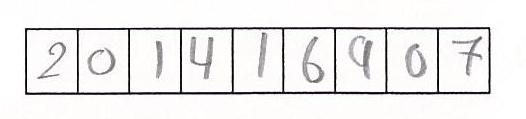
#> input picture _Jupyter_Exp/test.jpg, 526 x 119 px
$ python extract_digit_images.py
#> lines starting #> are read from the running program, lines starting #| are printed output that depends on the picture; after the words box and inside, x2 and y2 are one past the last pixel; in counts of white or black regions, pixels touching at a corner belong together
#! /usr/bin/env python

import cv2
import numpy as np
from PIL import Image, ImageOps

noink_detection_threshold = 0.95
line_remove_margin = 4 # pixles

def convert_im(img, conversion=None):
    """Convert img to numpy array, and optionally to grey color pallette or perform image cleanup using dilation and erosion."""
    im = img.copy()
    if conversion == 'grey':
        im = np.array(im)
        im = cv2.cvtColor(im, cv2.COLOR_BGR2GRAY)  # convert to grey
    if conversion == 'de': # Apply dilation and erosion to remove some noise
        box = (7,7)
        kernel = np.ones((2,2), np.uint8)
        im = cv2.erode(im, kernel, iterations=2)
        im = cv2.dilate(im, kernel, iterations=2)
        im = cv2.GaussianBlur(im, box, 1)  # Apply blur to smooth out the edges
        im = cv2.threshold(im, 0, 255, cv2.THRESH_BINARY + cv2.THRESH_OTSU)[1]  # Apply threshold to get image with only b&w (binarization)
        im = cv2.GaussianBlur(im, box, 1)  # Apply blur to smooth out the edges
    return im

def find_box(im):
    """Find ID box with the longest horizontal lines"""
    h, w = im.shape
    X = [0,0]
    Y = [0,0]
    s = np.sum(im,1)
    Y[0] = np.argmin(s)
    s[Y[0]-line_remove_margin:Y[0]+line_remove_margin] = 255*w
    Y[1] = np.argmin(s)
    Y.sort()
    line = np.min(im[Y[0]-line_remove_margin:Y[0]+line_remove_margin,:],axis=0) # addresses slightly tilted boxes by looking within the 'line_remove_margin' neibourhood
    non_empty_px = np.argwhere(line<127).T[0]
    diff = np.diff(non_empty_px)
    gaps2 = np.argwhere(diff>line_remove_margin).T[0]
    gaps1 = gaps2 + 1
    starts = np.append(non_empty_px[gaps1],np.min(non_empty_px))
    ends = np.append(non_empty_px[gaps2],np.max(non_empty_px))
    starts.sort()
    ends.sort()
    lines = [(s,e,e-s) for (s,e) in list(zip(starts,ends))]
    lines.sort(key=lambda x:x[2])
    X[:] = lines[-1][:2]
    # assert X[1]>X[0] and Y[1]>Y[0],f'Couldn\'t find digits box, perhaps the lines are too faint (find_box returned X[1]={X[1]}, X[0]={X[0]}, Y[1]={Y[1]}, Y[0]={Y[0]})'
    if X[1]<=X[0] or Y[1]<=Y[0]: raise ValueError
    return (X[0], Y[0]), X[1]-X[0]-1, Y[1]-Y[0]-1

def find_digit_boxes(xy, w, h, nDigits = 9):
    """Find digit boxes in the ID box"""
    step = w/nDigits
    W = int(step) - 2*line_remove_margin
    H = h - 2*line_remove_margin
    # assert W>0 and H>0 and step>0,f'Error in finding digit boxes, find_digit_boxes W={W}, H={H}, step={step}'
    if W<=0 or H<=0 or step<=0: raise ValueError
    return [ ( (xy[0]+int(round(i*step))+line_remove_margin,xy[1]+line_remove_margin),W,H) for i in range(nDigits)]

def resize_digit(im):
    """Resize and center digit image to fit in 20x20 pixles with a margin of 4 pixles. final 24x24"""
    s = np.sum(im,0)
    non_empty_cols = np.argwhere(s<s.max()*noink_detection_threshold).T[0]
    x = im[:,non_empty_cols]
    s = np.sum(x,1)
    non_empty_rows = np.argwhere(s<s.max()*noink_detection_threshold).T[0]
    x = x[non_empty_rows,:]
    h, w = x.shape
    d = max(h,w)
    tmp = np.ones((d,d)) * 255
    if h<d:
        diff = int((d-h)/2)
        tmp[diff:h+diff,:] = x[:,:]
        x = tmp
    elif w<d:
        diff = int((d-w)/2)
        tmp[:,diff:w+diff] = x[:,:]
        x = tmp
    else:  # already a square, just make it of type float
        x = np.array(x,dtype='float')
    x = Image.fromarray(x)
    x = x.resize((20,20))
    x = ImageOps.expand(x,border=4,fill='white')
    return x

def get_im_segments(img, boxes):
    """Get a list of final processed digit images"""
    return [resize_digit(convert_im( img[ b[0][1]:b[0][1]+b[2], b[0][0]:b[0][0]+b[1] ] ,conversion='de')) for b in boxes]

def GetDigitImages(img):
    """Get a list of digit images; main function to pull all previous function together"""
    im = convert_im(img, conversion='grey')
    b_xy,b_w,b_h = find_box(im)
    boxes = find_digit_boxes(b_xy,b_w,b_h,9)
    return get_im_segments(im, boxes)

if __name__ == '__main__': # TEST
    img = Image.open('./_Jupyter_Exp/test.jpg')
#> img is the input picture: PIL image 526x119 RGB; mean R, G, B 237.2, 236.1, 235.9
    im_segments = GetDigitImages(img)
#> in find_box, `s = np.sum(im,1)`: s = 119 values, max 133605 at index 5, min 22012 at index 93, mean 124330.1
#> in find_box, `line = np.min(im[Y[0]-line_remove_margin:Y[0]+line_remove_margin,:],ax..`: line = 526 values, max 255 at index 0, min 0 at index 26, mean 40.68
#> in find_box, `non_empty_px = np.argwhere(line<127).T[0]`: non_empty_px = 465 values from 25 to 489
#> in find_box, `diff = np.diff(non_empty_px)`: diff = 464 values from 1 to 1
#> in find_box, `gaps2 = np.argwhere(diff>line_remove_margin).T[0]`: gaps2 = empty array
#> in find_box, `starts = np.append(non_empty_px[gaps1],np.min(non_empty_px))`: starts = [25]
#> in find_box, `ends = np.append(non_empty_px[gaps2],np.max(non_empty_px))`: ends = [489]
#> in find_box, `lines = [(s,e,e-s) for (s,e) in list(zip(starts,ends))]`: lines = [(25, 489, 464)]
#> in GetDigitImages, `b_xy,b_w,b_h = find_box(im)`: b_xy = (25, 28); b_w = 463; b_h = 64
#> in find_digit_boxes, `step = w/nDigits`: step = 51.44
#> in find_digit_boxes, `W = int(step) - 2*line_remove_margin`: W = 43
#> in find_digit_boxes, `H = h - 2*line_remove_margin`: H = 56
#> in GetDigitImages, `boxes = find_digit_boxes(b_xy,b_w,b_h,9)`: boxes = [((29, 32), 43, 56), ((80, 32), 43, 56), ((132, 32), 43, 56), ((183, 32), 43, 56), ((235, 32), 43, 56), ((286, 32), 43, 56), ((338, 32), 43, 56), ((389, 32), 43, 56), ((441, 32), 43, 56)]
#> in convert_im (call 2), `im = cv2.threshold(im, 0, 255, cv2.THRESH_BINARY + cv2.THRESH_OTSU)[1]`: im: shape (56, 43); 86.9% white; 1 black region, box (x1, y1, x2, y2) and area: (10, 11, 40, 49) 315
#> in resize_digit, `s = np.sum(im,0)`: s = 43 values, max 14280 at index 0, min 9608 at index 24, mean 12412.3
#> in resize_digit, `non_empty_cols = np.argwhere(s<s.max()*noink_detection_threshold).T[0]`: non_empty_cols = 28 values from 12 to 39
#> in resize_digit, `s = np.sum(x,1)`: s = 56 values, max 7140 at index 0, min 2685 at index 45, mean 5737.1
#> in resize_digit, `non_empty_rows = np.argwhere(s<s.max()*noink_detection_threshold).T[0]`: non_empty_rows = 39 values from 11 to 49
#> in convert_im (call 3), `im = cv2.threshold(im, 0, 255, cv2.THRESH_BINARY + cv2.THRESH_OTSU)[1]`: im: shape (56, 43); 87% white; 1 black region, box (x1, y1, x2, y2) and area: (9, 18, 38, 45) 313
#> in resize_digit (call 2), `s = np.sum(im,0)`: s = 43 values, max 14280 at index 0, min 9530 at index 33, mean 12424
#> in resize_digit (call 2), `non_empty_cols = np.argwhere(s<s.max()*noink_detection_threshold).T[0]`: non_empty_cols = 29 values from 9 to 37
#> in resize_digit (call 2), `x = im[:,non_empty_cols]`:
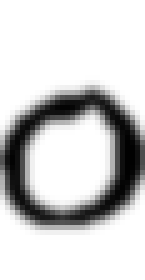
#> x: shape (56, 29) (shown 5 times larger); min 1, max 255, mean 206.6
#> in resize_digit (call 2), `s = np.sum(x,1)`: s = 56 values, max 7395 at index 0, min 3384 at index 42, mean 5991.6
#> in resize_digit (call 2), `non_empty_rows = np.argwhere(s<s.max()*noink_detection_threshold).T[0]`: non_empty_rows = 28 values from 18 to 45
#> in resize_digit (call 2), `tmp[diff:h+diff,:] = x[:,:]`:
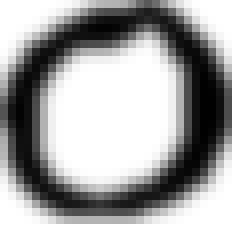
#> tmp: shape (29, 29) float64 (shown 8 times larger); min 1, max 255, mean 162.3
#> in convert_im (call 4), `im = cv2.threshold(im, 0, 255, cv2.THRESH_BINARY + cv2.THRESH_OTSU)[1]`: im: shape (56, 43); 91.3% white; 1 black region, box (x1, y1, x2, y2) and area: (26, 11, 33, 48) 209
#> in convert_im (call 5), `im = cv2.threshold(im, 0, 255, cv2.THRESH_BINARY + cv2.THRESH_OTSU)[1]`:
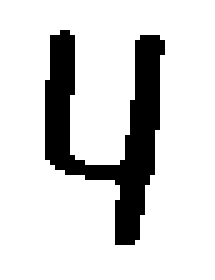
#> im: shape (56, 43) (shown 5 times larger); 83.3% white; 1 black region, box (x1, y1, x2, y2) and area: (9, 6, 33, 49) 403
#> in convert_im (call 5), `im = cv2.GaussianBlur(im, box, 1)`:
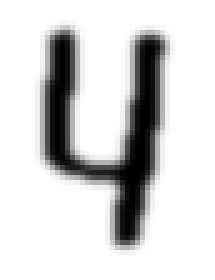
#> im: shape (56, 43) (shown 5 times larger); min 0, max 255, mean 212.3
#> in resize_digit (call 4), `s = np.sum(im,0)`: s = 43 values, max 14280 at index 0, min 5436 at index 27, mean 11890.3
#> in resize_digit (call 4), `non_empty_cols = np.argwhere(s<s.max()*noink_detection_threshold).T[0]`: non_empty_cols = 25 values from 8 to 32
#> in resize_digit (call 4), `x = im[:,non_empty_cols]`:
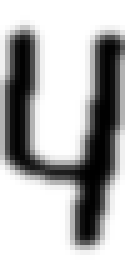
#> x: shape (56, 25) (shown 5 times larger); min 0, max 255, mean 182.2
#> in resize_digit (call 4), `s = np.sum(x,1)`: s = 56 values, max 6375 at index 0, min 2003 at index 33, mean 4554.5
#> in resize_digit (call 4), `non_empty_rows = np.argwhere(s<s.max()*noink_detection_threshold).T[0]`: non_empty_rows = 44 values from 6 to 49
#> in resize_digit (call 4), `x = x[non_empty_rows,:]`:
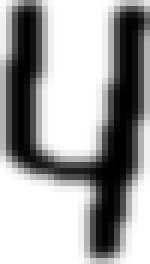
#> x: shape (44, 25) (shown 6 times larger); min 0, max 255, mean 162.6
#> in resize_digit (call 4), `x = ImageOps.expand(x,border=4,fill='white')`:
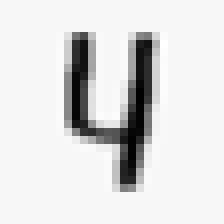
#> x: PIL image 28x28 F (shown 8 times larger); min -5.52, max 262.9, mean 228.2; drawn with min black and max white
#> im_segments = 9 items

    import matplotlib.pyplot as plt

    plt.figure()
    for i in range(9):
        ax = plt.subplot(1,9,i+1)
        ax.axis('off')
        plt.imshow(im_segments[i])
    plt.show()
